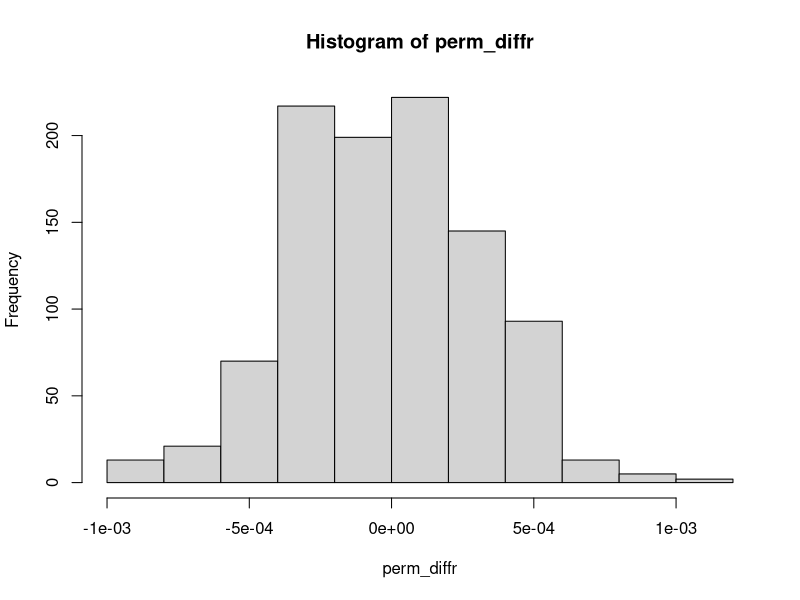

This chart was generated by the following R code:
perm_test<-function(x,n1,n2){
        n<-n1+n2
        idx_n1<-sample(1:n,n1,replace = F)
        idx_n2<-setdiff(1:n,idx_n1)
        mean_diff<-mean(x[idx_n1])-mean(x[idx_n2])
        return(mean_diff)
}

table_table<-matrix(c(200,23593,128,22406),byrow = F,nrow = 2,ncol = 2)

dimnames(table_table)<-list(c('+','-'),c('A','B'))

data<-c(rep(1,45945),rep(0,382))

perm_diffr<-rep(0,1000)

for(i in 1:1000){
        perm_diffr[i]<-perm_test(x = data,n1 = 23593,n2 = 22406)
}
obs_pct_diff<-100*(200/23739 - 182/22588)
hist(perm_diffr)
abline(v = obs_pct_diff)
